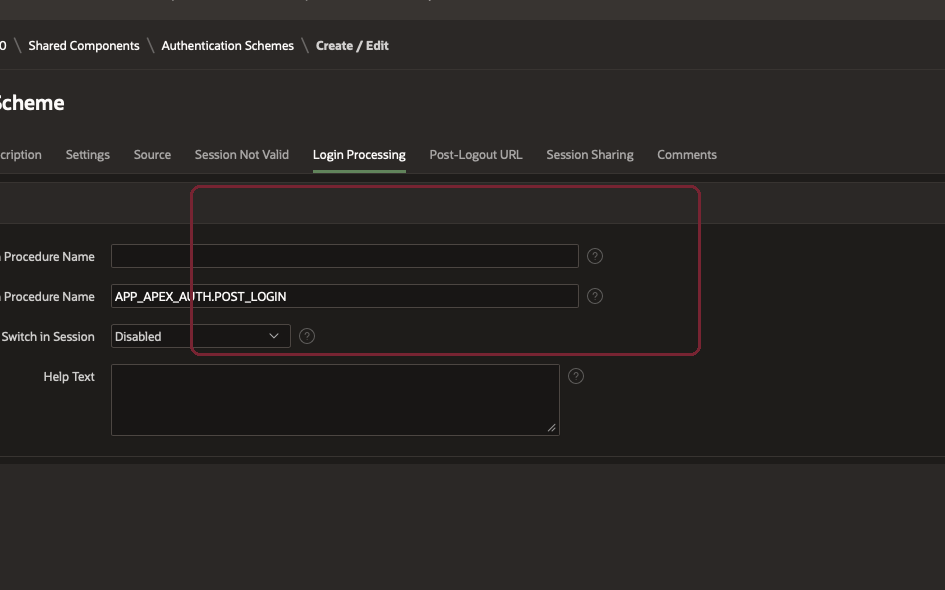
#> input picture draft_assets/07-apex-post-login-hook.png, 945 x 590 px, given in place of Screenshot 2026-04-19 at 12.23.09.png, which was not available
$ python generate_draft_assets.py
#> lines starting #> are read from the running program, lines starting #| are printed output that depends on the picture; pictures that were not available may be replaced by others from this repository, and a replacement may not be noted
from __future__ import annotations

from dataclasses import dataclass, field
from pathlib import Path
from typing import List, Tuple

from PIL import Image, ImageDraw, ImageFilter


Rect = Tuple[int, int, int, int]

ROOT = Path(__file__).resolve().parent.parent
PRINTS_DIR = ROOT / "prints"
ASSETS_DIR = ROOT / "draft_assets"


@dataclass
class ShotSpec:
    source: str
    target: str
    crop: Rect
    blur_rects: List[Rect] = field(default_factory=list)
    box_rects: List[Rect] = field(default_factory=list)


BOX_COLOR = (119, 36, 50, 255)
BOX_WIDTH = 3


SPECS: List[ShotSpec] = [
    ShotSpec(
        source="Screenshot 2026-04-19 at 12.23.09.png",
        target="01-google-audience.png",
        crop=(170, 110, 1560, 1040),
        blur_rects=[(190, 812, 525, 900)],
    ),
    ShotSpec(
        source="Screenshot 2026-04-19 at 12.24.31.png",
        target="02-google-scopes.png",
        crop=(170, 110, 1870, 1045),
    ),
    ShotSpec(
        source="Screenshot 2026-04-19 at 12.29.54.png",
        target="03-google-redirect-uri.png",
        crop=(140, 110, 1735, 940),
        blur_rects=[(140, 690, 620, 760)],
        box_rects=[(130, 635, 635, 770)],
    ),
    ShotSpec(
        source="Screenshot 2026-04-19 at 12.30.58.png",
        target="04-google-client-created.png",
        crop=(500, 160, 1225, 935),
        blur_rects=[
            (415, 256, 680, 392),
            (415, 452, 680, 518),
        ],
    ),
    ShotSpec(
        source="Screenshot 2026-04-19 at 12.57.48.png",
        target="05-apex-app-pages.png",
        crop=(25, 120, 1875, 935),
    ),
    ShotSpec(
        source="Screenshot 2026-04-19 at 12.50.38.png",
        target="06-apex-social-signin-mapping.png",
        crop=(165, 230, 980, 870),
        box_rects=[
            (175, 350, 780, 610),
            (175, 615, 780, 715),
        ],
    ),
    ShotSpec(
        source="Screenshot 2026-04-19 at 12.38.42.png",
        target="07-apex-post-login-hook.png",
        crop=(165, 155, 1110, 745),
        box_rects=[(190, 185, 700, 355)],
    ),
    ShotSpec(
        source="Screenshot 2026-04-19 at 12.58.01.png",
        target="08-apex-router-page.png",
        crop=(0, 120, 1920, 980),
        box_rects=[(15, 170, 260, 465)],
    ),
    ShotSpec(
        source="Screenshot 2026-04-19 at 12.58.57.png",
        target="09-apex-registration-process.png",
        crop=(0, 120, 1885, 975),
        box_rects=[
            (18, 165, 250, 690),
            (1185, 170, 1790, 770),
        ],
    ),
    ShotSpec(
        source="Screenshot 2026-04-19 at 13.10.27.png",
        target="10-ords-module.png",
        crop=(285, 145, 1845, 975),
        blur_rects=[(145, 188, 795, 260)],
    ),
    ShotSpec(
        source="Screenshot 2026-04-19 at 13.10.52.png",
        target="11-ords-handler.png",
        crop=(285, 145, 1825, 980),
        blur_rects=[(145, 188, 845, 260)],
        box_rects=[(115, 500, 1450, 835)],
    ),
    ShotSpec(
        source="Screenshot 2026-04-19 at 13.11.06.png",
        target="12-ords-privilege.png",
        crop=(285, 145, 1860, 980),
    ),
    ShotSpec(
        source="Screenshot 2026-04-19 at 13.13.21.png",
        target="13-app-users-table.png",
        crop=(200, 140, 1680, 920),
    ),
    ShotSpec(
        source="Screenshot 2026-04-19 at 13.16.39.png",
        target="14-postman-me.png",
        crop=(340, 70, 1470, 900),
        blur_rects=[
            (95, 455, 830, 708),
        ],
    ),
    ShotSpec(
        source="Screenshot 2026-04-19 at 13.16.57.png",
        target="15-postman-runtime-diagnostics.png",
        crop=(340, 70, 1470, 900),
        blur_rects=[
            (100, 452, 760, 650),
        ],
    ),
]


def blur_region(image: Image.Image, rect: Rect) -> None:
    region = image.crop(rect)
    region = region.filter(ImageFilter.GaussianBlur(radius=10))
    image.paste(region, rect)


def draw_box(draw: ImageDraw.ImageDraw, rect: Rect) -> None:
    draw.rounded_rectangle(rect, radius=10, outline=BOX_COLOR, width=BOX_WIDTH)


def annotate(spec: ShotSpec) -> None:
    source_path = PRINTS_DIR / spec.source
    target_path = ASSETS_DIR / spec.target
    ASSETS_DIR.mkdir(parents=True, exist_ok=True)

    image = Image.open(source_path).convert("RGBA").crop(spec.crop)
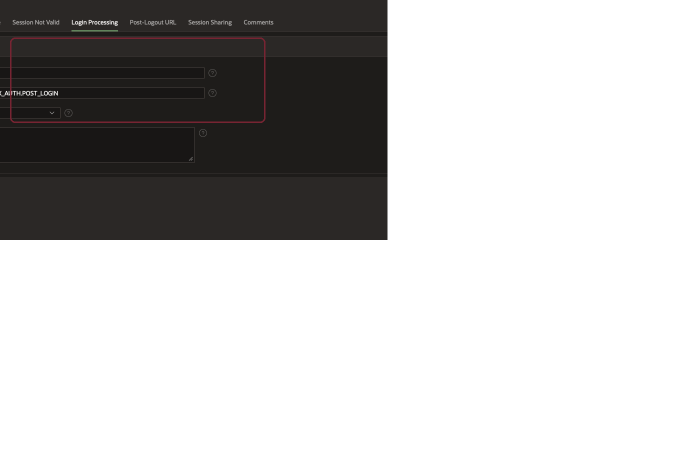
#> image: PIL image 1390x930 RGBA (shown at 1/2 size); mean R, G, B, A 10.9, 9.9, 9.4, 73.4; transparent parts drawn white

    for rect in spec.blur_rects:
        blur_region(image, rect)

    if spec.box_rects:
        overlay = Image.new("RGBA", image.size, (0, 0, 0, 0))
        draw = ImageDraw.Draw(overlay)
        for rect in spec.box_rects:
            draw_box(draw, rect)
        image = Image.alpha_composite(image, overlay)

    image.convert("RGB").save(target_path, quality=94)
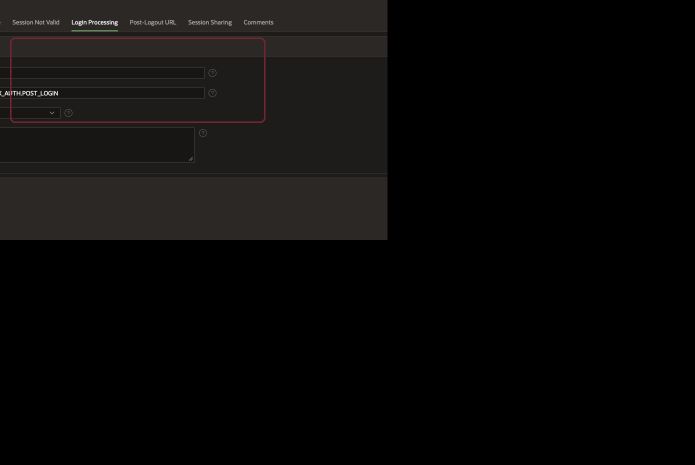
#> saved as 01-google-audience.png: PIL image 1390x930 RGB (shown at 1/2 size); mean R, G, B 10.9, 9.9, 9.4


def main() -> None:
    for spec in SPECS:
        annotate(spec)
        print(f"generated {spec.target}")
#> pass 2 of the loop in main, `for spec in SPECS:`:
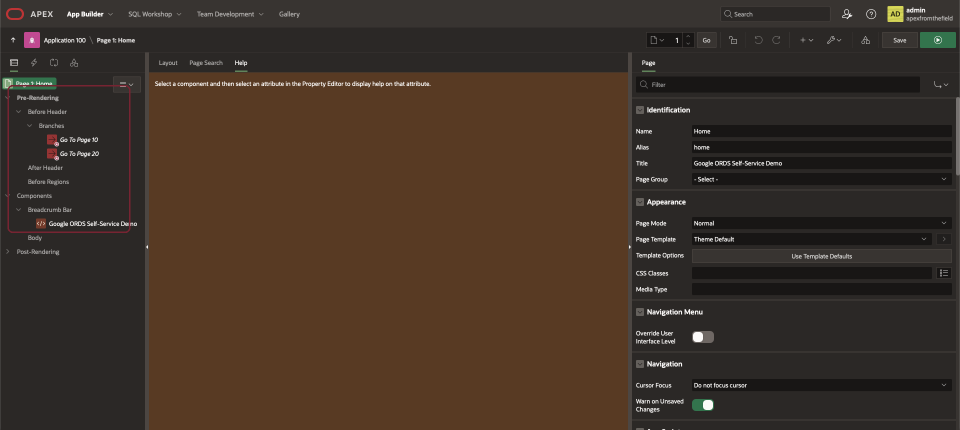
#> input picture draft_assets/08-apex-router-page.png, 1920 x 860 px, given in place of Screenshot 2026-04-19 at 12.24.31.png, which was not available (shown at 1/2 size)
#> in annotate (call 2), `image = Image.open(source_path).convert("RGBA").crop(spec.crop)`:
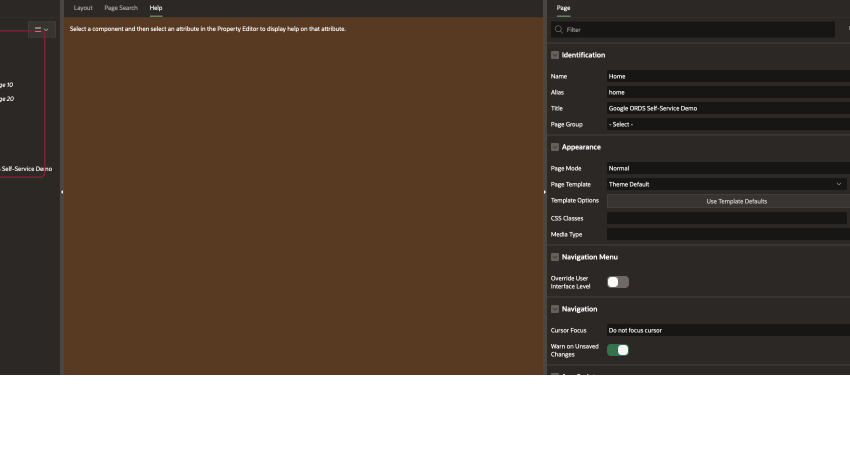
#> image: PIL image 1700x935 RGBA (shown at 1/2 size); mean R, G, B, A 54.4, 40.4, 29.9, 204.5; transparent parts drawn white
#> in annotate (call 2), `image.convert("RGB").save(target_path, quality=94)`:
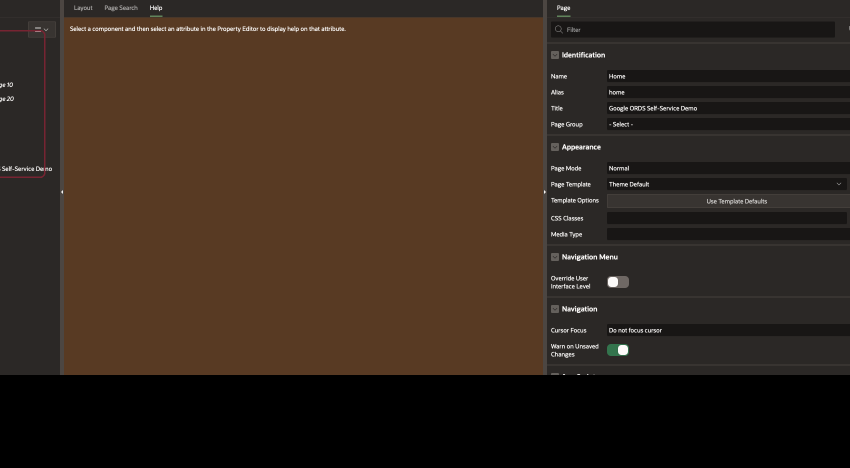
#> saved as 02-google-scopes.png: PIL image 1700x935 RGB (shown at 1/2 size); mean R, G, B 54.4, 40.4, 29.9


if __name__ == "__main__":
#> (the run stopped early here; a loop or call above may not have finished)
